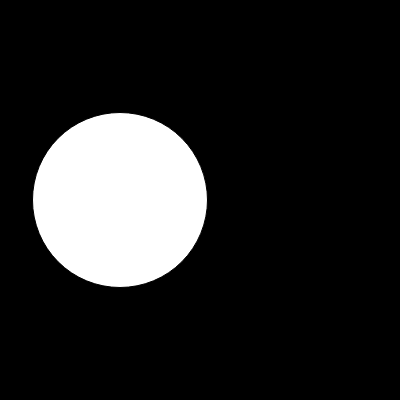
Frame 1 (no input)
Frame 60 (no input): identical to frame 1, image omitted
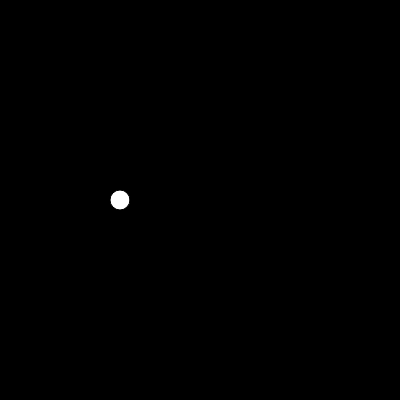
Frame 120 (the mouse pressed at the canvas centre since frame 60)

The p5.js sketch that drew these frames (run headless with seeded random() and noise() and a simulated clock; from frame 60 on, the mouse is pressed at the canvas centre):

// p5.js sketch
// ── sketch.js
let words = ["rainbow", "heart", "purple", "friendship", "love"];
let nums = [175, 20, 125, 8];

let index = 0;

function setup() {
  createCanvas(400, 400);
}

// function draw() {
//   background(0);

//   fill(255);
//   textSize(32);
//   text(words[index], 12, 200);
// }

// function mousePressed() {
//   index = index + 1;

//   if (index == words.length) {
//     index = 0;
//   }
// }

function draw() {
  background(0);

  fill(255);
  ellipse(120, 200, nums[index], nums[index]);
}

function mousePressed() {
  index = index + 1;

  if (index == nums.length) {
    index = 0;
  }
}
